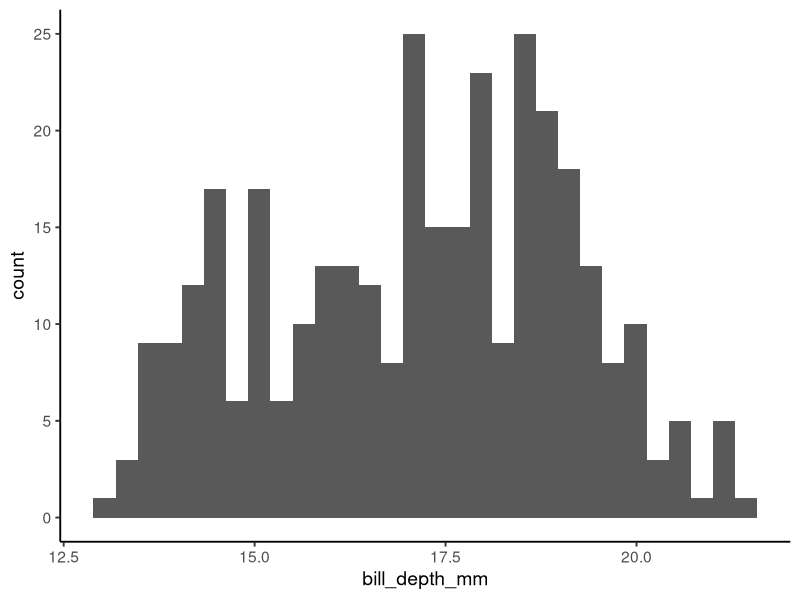
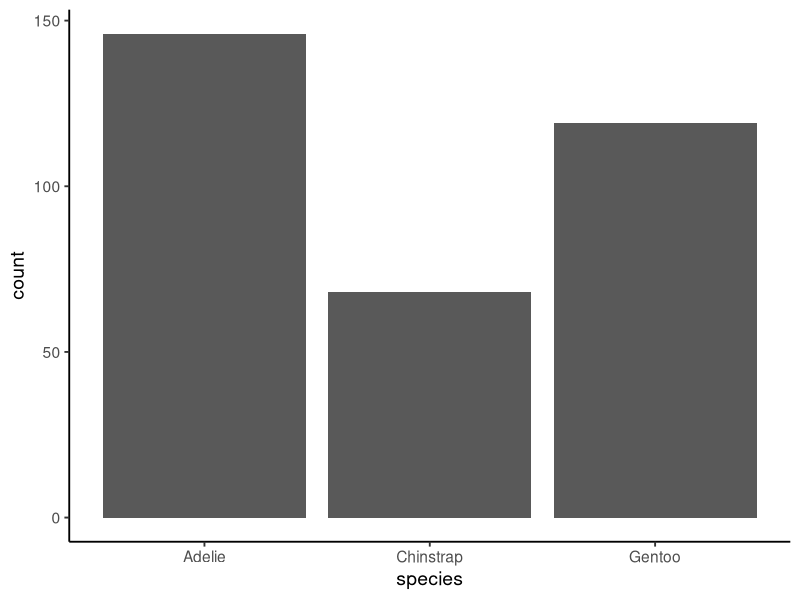

R code for these plots, in order: (Note: this script raises an error after producing the figures.)
## ---- chunk 1
ragg_png = function(..., res = 150) {
  ragg::agg_png(..., res = res, units = "in")
}
knitr::opts_chunk$set(
  comment = " ",
  echo = TRUE,
  message = FALSE,
  warning = FALSE,
  dev = "ragg_png",
  R.options = list(width = 80)
)
## ---- chunk 2
library(ggplot2)
theme_set(theme_classic(14))

penguins <- na.omit(palmerpenguins::penguins)
rmarkdown::paged_table(penguins)
ggplot(penguins, aes(x = bill_depth_mm)) +
  geom_histogram()
ggplot(penguins, aes(x = species)) +
  geom_bar()
## ---- chunk 3
"count" %in% colnames(penguins)
## ---- chunk 4
ggplot(penguins, aes(species, y = count)) +
  geom_bar()
## ---- chunk 5
p <- ggplot(penguins, aes(x = species)) +
  geom_bar()
layer_data(p, i = 1L) # argument `i` specifies the layer index
## ---- chunk 6
ggplot(penguins, aes(species, y = after_stat(count))) +
  geom_bar()
## ---- chunk 7
#' Inspect a layer's data after computation by the Stat
#'
#' @param p A `ggplot` object
#' @param i An integer. The position of the layer's data to return.
#'
#' @return A dataframe
inspect_after_stat <- function(p, i = 1L) {
  ._env <- environment()
  .out <- NULL
  suppressMessages({
    trace(
      what = "ggplot_build.ggplot",
      tracer = substitute(assign(".out", data[[i]], envir = ._env), ._env),
      at = 19L,
      print = FALSE,
      where = asNamespace("ggplot2")
    )
  })
  ggplot_build(p)
  suppressMessages({
    untrace("ggplot_build.ggplot", where = asNamespace("ggplot2"))
  })
  .out
}
## ---- chunk 8
# https://github.com/tidyverse/ggplot2/blob/main/R/plot-build.r#L72
body(ggplot2:::ggplot_build.ggplot)[[18]]
## ---- chunk 9
p_bar <- ggplot(penguins, aes(species)) +
  geom_bar(aes(fill = species))
p_bar
## ---- chunk 10
inspect_after_stat(p_bar)
## ---- chunk 11
library(dplyr)
penguins %>% 
  count(species)
## ---- chunk 12
# Plots are printed left -> right and top -> bottom
# in order of `matrix(1:8, ncol = 2, byrow = TRUE)`
p_bar + aes(y = after_stat(count))
p_bar + aes(y = after_stat(prop))
p_bar + aes(y = after_stat(x))
p_bar + aes(y = after_stat(width))
p_bar + aes(y = after_stat(as.numeric(flipped_aes)))
p_bar + aes(y = after_stat(nchar(as.character(fill))))
p_bar + aes(y = after_stat(as.numeric(PANEL)))
p_bar + aes(y = after_stat(group))
## ---- chunk 13
layer_data(p_bar)
## ---- chunk 14
p_bar + aes(y = after_stat(size))
## ---- chunk 15
inspect_after_stat(p_bar)
## ---- chunk 16
ggplot(penguins, aes(species)) +
  geom_bar(aes(y = after_stat(prop)))
## ---- chunk 17
p_bar_prop <- ggplot(penguins, aes(species)) +
  geom_bar(
    aes(
      y = after_stat(prop),
      group = species == "Adelie" # Assign the 3 bars into 2 groups
    )
  )
p_bar_prop
## ---- chunk 18
inspect_after_stat(p_bar_prop)
## ---- chunk 19
p_bar_prop +
  aes(fill = after_stat(as.factor(group)))
## ---- chunk 20
p_bar_prop +
  aes(fill = after_stat(as.factor(group))) +
  # This next line does something unexpected to the fill!
  geom_label(aes(x = 2, y = 0.5, label = "Hello"), stat = "unique")
## ---- chunk 21
p_bar_prop_group_fill <- ggplot(penguins, aes(species)) +
  geom_bar(
    aes(
      y = after_stat(prop),
      group = species == "Adelie",
      fill = species == "Adelie"   #< Here!
    )
  )
p_bar_prop_group_fill
## ---- chunk 22
p_bar_prop_only_fill <- ggplot(penguins, aes(species)) +
  geom_bar(
    aes(
      y = after_stat(prop),
      # group = species == "Adelie",
      fill = species == "Adelie"
    )
  )
p_bar_prop_only_fill
## ---- chunk 23
# 2 groups present
inspect_after_stat(p_bar_prop_group_fill)
# 3 groups present
inspect_after_stat(p_bar_prop_only_fill)
## ---- chunk 24
# Absolute value `count` mapped to `y`
ggplot(penguins, aes(species)) +
  geom_bar(aes(y = after_stat(count))) +
  facet_grid(~ island, scales = "free_x", space = "free")
# Relative value `prop` mapped to `y`
ggplot(penguins, aes(species)) +
  geom_bar(aes(y = after_stat(prop), group = 1)) +
  facet_grid(~ island, scales = "free_x", space = "free")
## ---- chunk 25
ggplot(penguins, aes(species)) +
  geom_col() # but works with `geom_bar()`
penguins %>% 
  count(species) %>% 
  ggplot(aes(species, n)) +
  geom_bar() # but works with `geom_col()`
## ---- chunk 26
geom_bar()
stat_count()
## ---- chunk 27
ggplot(penguins, aes(species)) +
  geom_bar()
## ---- chunk 28
geom_col()
## ---- chunk 29
penguins_counted <- penguins %>% 
  count(species)

# The raw data
penguins_counted
## ---- chunk 30
p_col <- penguins_counted %>% 
  ggplot(aes(species, n)) +
  geom_col()

# The data after transformation
inspect_after_stat(p_col)
## ---- chunk 31
p_bar_identity <- penguins_counted %>% 
  ggplot(aes(species, n)) +
  geom_bar(stat = "identity") # `geom_bar()` no longer errors

# The data after transformation
inspect_after_stat(p_bar_identity)
## ---- chunk 32
ggplot(penguins, aes(species)) +
  stat_count()
## ---- chunk 33
ggplot(penguins, aes(species)) +
  geom_bar() +
  geom_text(
    aes(y = after_stat(count), label = after_stat(count)),
    stat = "count", vjust = -.4 # little vertical nudging with `vjust`
  )
## ---- chunk 34
ggplot(penguins, aes(species)) +
  stat_count(geom = "bar") +
  stat_count(
    aes(label = after_stat(count)),
    geom = "text", vjust = -.4
  )
## ---- chunk 35
sessionInfo()
